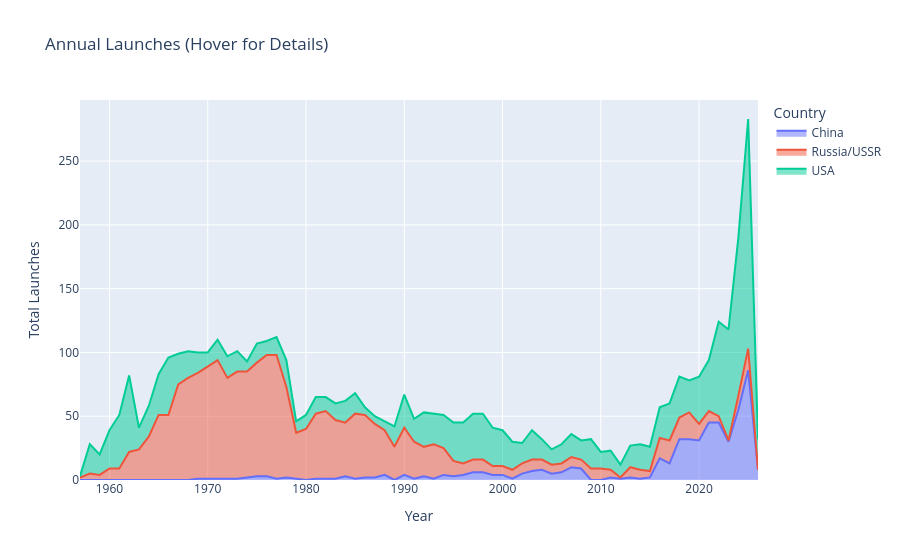

Source (notebook cell):
### Code cell
# 1. Prepare the data (Reset index so 'Year' is a column for Plotly)
plot_data = pivot_df.reset_index().melt(id_vars='date', var_name='Country', value_name='Launches')

# 2. Create the interactive Area Chart
fig = px.area(plot_data, 
              x="date", 
              y="Launches", 
              color="Country",
              title=" Annual Launches (Hover for Details)",
              labels={"Launches": "Number of Launches", "date": "Year"})

# 3. Improve the hover experience
fig.update_layout(
    hovermode="x unified",  # Shows all countries in one box when hovering
    xaxis_title="Year",
    yaxis_title="Total Launches",
    legend_title="Country"
)

fig.show()

### Figure 1 — Plotly figure (JSON) as saved in the notebook; plotly's stock layout.template omitted (floating-point values rounded to 4 significant figures)
{"data": [{"fillpattern": {"shape": ""}, "hovertemplate": "Country=China<br>Year=%{x}<br>Number of Launches=%{y}<extra></extra>", "legendgroup": "China", "line": {"color": "#636efa"}, "marker": {"symbol": "circle"}, "mode": "lines", "name": "China", "orientation": "v", "showlegend": true, "stackgroup": "1", "type": "scatter", "x": [1957, 1958, 1959, 1960, 1961, 1962, 1963, 1964, 1965, 1966, 1967, 1968, 1969, 1970, 1971, 1972, 1973, 1974, 1975, 1976, 1977, 1978, 1979, 1980, 1981, 1982, 1983, 1984, 1985, 1986, 1987, 1988, 1989, 1990, 1991, 1992, 1993, 1994, 1995, 1996, 1997, 1998, 1999, 2000, 2001, 2002, 2003, 2004, 2005, 2006, 2007, 2008, 2009, 2010, 2011, 2012, 2013, 2014, 2015, 2016, 2017, 2018, 2019, 2020, 2021, 2022, 2023, 2024, 2025, 2026], "xaxis": "x", "y": [0, 0, 0, 0, 0, 0, 0, 0, 0, 0, 0, 0, 1, 1, 1, 1, 1, 2, 3, 3, 1, 2, 1, 0, 1, 1, 1, 3, 1, 2, 2, 4, 0, 4, 1, 3, 1, 4, 3, 4, 6, 6, 4, 4, 1, 5, 7, 8, 5, 6, 10, 9, 0, 0, 2, 1, 2, 1, 2, 17, 13, 32, 32, 31, 45, 45, 30, 55, 86, 8], "yaxis": "y"}, {"fillpattern": {"shape": ""}, "hovertemplate": "Country=Russia/USSR<br>Year=%{x}<br>Number of Launches=%{y}<extra></extra>", "legendgroup": "Russia/USSR", "line": {"color": "#EF553B"}, "marker": {"symbol": "circle"}, "mode": "lines", "name": "Russia/USSR", "orientation": "v", "showlegend": true, "stackgroup": "1", "type": "scatter", "x": [1957, 1958, 1959, 1960, 1961, 1962, 1963, 1964, 1965, 1966, 1967, 1968, 1969, 1970, 1971, 1972, 1973, 1974, 1975, 1976, 1977, 1978, 1979, 1980, 1981, 1982, 1983, 1984, 1985, 1986, 1987, 1988, 1989, 1990, 1991, 1992, 1993, 1994, 1995, 1996, 1997, 1998, 1999, 2000, 2001, 2002, 2003, 2004, 2005, 2006, 2007, 2008, 2009, 2010, 2011, 2012, 2013, 2014, 2015, 2016, 2017, 2018, 2019, 2020, 2021, 2022, 2023, 2024, 2025, 2026], "xaxis": "x", "y": [2, 5, 4, 9, 9, 22, 24, 34, 51, 51, 75, 80, 83, 88, 93, 79, 84, 83, 89, 95, 97, 71, 36, 40, 51, 53, 46, 42, 51, 49, 42, 35, 26, 37, 29, 23, 27, 21, 12, 9, 10, 10, 7, 7, 7, 8, 9, 8, 7, 7, 8, 7, 9, 9, 6, 1, 8, 7, 5, 16, 18, 17, 21, 13, 9, 5, 1, 11, 17, 0], "yaxis": "y"}, {"fillpattern": {"shape": ""}, "hovertemplate": "Country=USA<br>Year=%{x}<br>Number of Launches=%{y}<extra></extra>", "legendgroup": "USA", "line": {"color": "#00cc96"}, "marker": {"symbol": "circle"}, "mode": "lines", "name": "USA", "orientation": "v", "showlegend": true, "stackgroup": "1", "type": "scatter", "x": [1957, 1958, 1959, 1960, 1961, 1962, 1963, 1964, 1965, 1966, 1967, 1968, 1969, 1970, 1971, 1972, 1973, 1974, 1975, 1976, 1977, 1978, 1979, 1980, 1981, 1982, 1983, 1984, 1985, 1986, 1987, 1988, 1989, 1990, 1991, 1992, 1993, 1994, 1995, 1996, 1997, 1998, 1999, 2000, 2001, 2002, 2003, 2004, 2005, 2006, 2007, 2008, 2009, 2010, 2011, 2012, 2013, 2014, 2015, 2016, 2017, 2018, 2019, 2020, 2021, 2022, 2023, 2024, 2025, 2026], "xaxis": "x", "y": [1, 23, 16, 30, 42, 60, 17, 24, 32, 45, 24, 21, 16, 11, 16, 17, 16, 8, 15, 11, 14, 21, 9, 11, 13, 11, 13, 17, 16, 6, 6, 7, 16, 26, 18, 27, 24, 26, 30, 32, 36, 36, 30, 28, 22, 16, 23, 16, 12, 15, 18, 15, 23, 13, 15, 10, 17, 20, 19, 24, 29, 32, 25, 37, 40, 74, 87, 124, 180, 24], "yaxis": "y"}], "layout": {"hovermode": "x unified", "legend": {"title": {"text": "Country"}, "tracegroupgap": 0}, "title": {"text": " Annual Launches (Hover for Details)"}, "xaxis": {"anchor": "y", "domain": [0, 1], "title": {"text": "Year"}}, "yaxis": {"anchor": "x", "domain": [0, 1], "title": {"text": "Total Launches"}}}}
